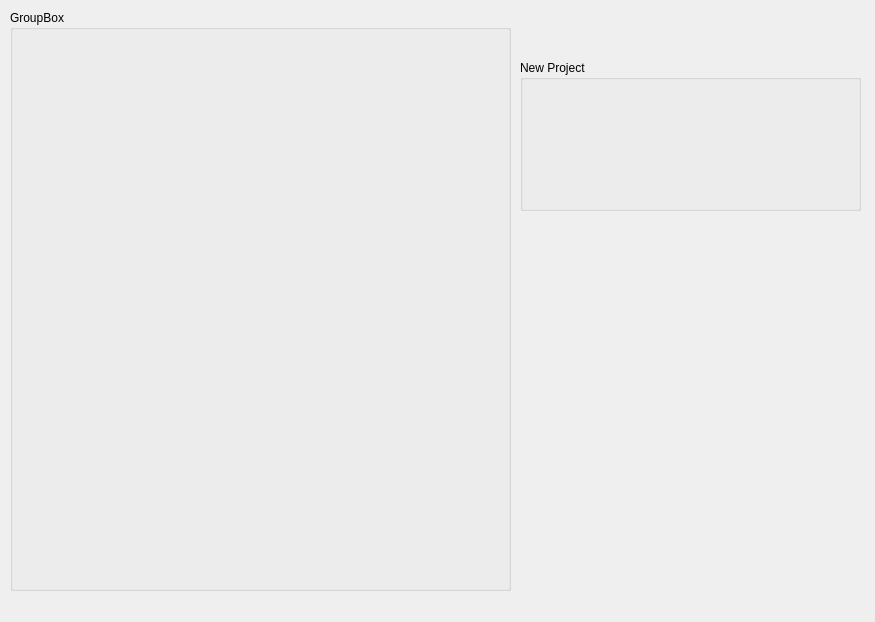
<?xml version="1.0" encoding="UTF-8"?>
<ui version="4.0">
 <class>GLXProjectsDialog</class>
 <widget class="QDialog" name="GLXProjectsDialog">
  <property name="geometry">
   <rect>
    <x>0</x>
    <y>0</y>
    <width>875</width>
    <height>622</height>
   </rect>
  </property>
  <property name="windowTitle">
   <string>Dialog</string>
  </property>
  <widget class="QGroupBox" name="groupBox">
   <property name="geometry">
    <rect>
     <x>10</x>
     <y>10</y>
     <width>501</width>
     <height>581</height>
    </rect>
   </property>
   <property name="title">
    <string>GroupBox</string>
   </property>
  </widget>
  <widget class="QGroupBox" name="groupBox_2">
   <property name="geometry">
    <rect>
     <x>520</x>
     <y>60</y>
     <width>341</width>
     <height>151</height>
    </rect>
   </property>
   <property name="title">
    <string>New Project</string>
   </property>
  </widget>
 </widget>
 <resources/>
 <connections/>
</ui>
